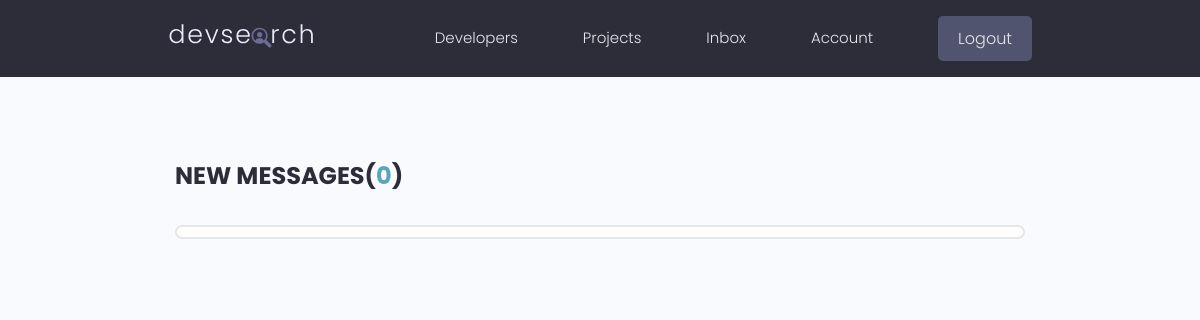
Before: /inbox/ (signed in) with the older database file.
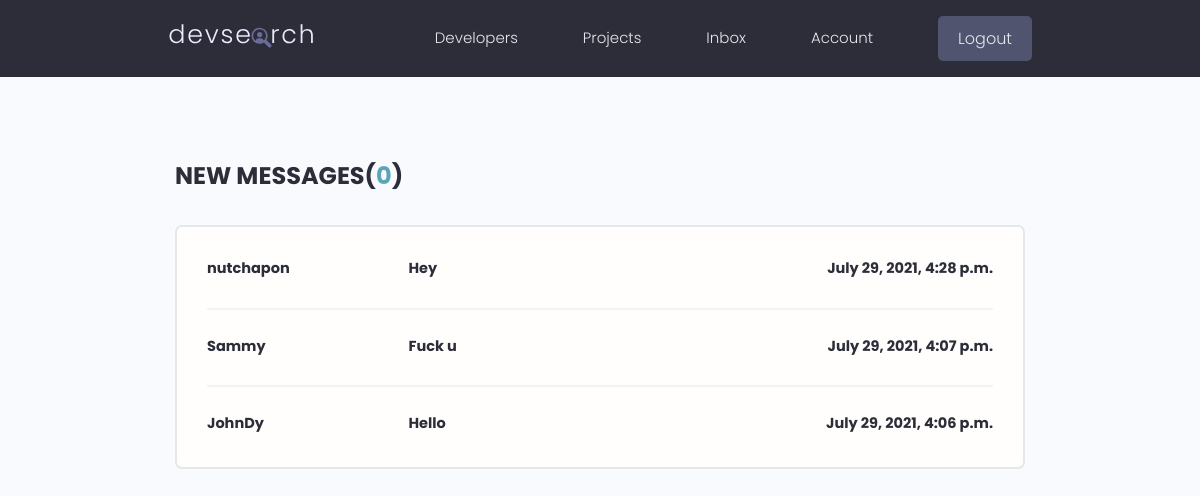
After: the same page with the newer database file.
### users/models.py (models this page shows, shortened)
class Message(models.Model):
    sender = models.ForeignKey(Profile, on_delete=models.SET_NULL, null=True, blank=True)
    recipient = models.ForeignKey(Profile, on_delete=models.SET_NULL, null=True, blank=True, related_name='messages')
    name = models.CharField(max_length=200, null=True, blank=True)
    email = models.EmailField(max_length=200, null=True, blank=True)
    subject = models.CharField(max_length=200, null=True, blank=True)
    body = models.TextField()
    is_read = models.BooleanField(default=False, null=True, blank=True)
    created = models.DateTimeField(auto_now_add=True)
    id = models.UUIDField(
        default=uuid.uuid4,
        unique=True,
        primary_key=True,
        editable=False
    )
    class Meta:
        ordering = ['is_read', '-created']

### users/views.py (the view)
# urls.py: path('inbox/', views.inbox, name='inbox'),
@login_required(login_url='login')
def inbox(request):
    profile = request.user.profile
    message_requests = profile.messages.all()
    unread_count = message_requests.filter(is_read=False).count()
    context = {
        'message_requests': message_requests,
        'unread_count': unread_count,
    }
    return render(request, 'users/inbox.html', context)

### users/templates/users/inbox.html
{% extends 'main.html' %} {% block content %}
<main class="inbox my-xl">
    <div class="content-box">
        <h3 class="inbox__title">
            New Messages(<span>{{ unread_count }}</span>)
        </h3>
        <ul class="messages">
            {% for message in message_requests %}
            <li class="message message--unread">
                <a href="{% url 'message' message.id %}">
                    <span class="message__author">{{ message.name }}</span>
                    <span class="message__subject">{{ message.subject }}</span>
                    <span class="message__date">{{ message.created }}</span>
                </a>
            </li>
            {% endfor %}
        </ul>
    </div>
</main>
{% endblock content %}

### templates/main.html (shortened to what this page needs)
<!DOCTYPE html>
{% load static %}
<html lang="en">
    <head>
        <link
            rel="stylesheet"
            href="https://cdn.iconmonstr.com/1.3.0/css/iconmonstr-iconic-font.min.css"
        />
        <link rel="stylesheet" href="{% static 'uikit/styles/uikit.css' %}" />
        <link rel="stylesheet" href="{% static 'styles/app.css' %}" />
    </head>
    <body>
        {% include 'navbar.html' %}  {% block content %} {% endblock content %}
    </body>
</html>

### templates/navbar.html (shortened to what this page needs)
{% load static %}
<header class="header">
    <div class="container container--narrow">
        <a href="{% url 'profiles' %}" class="header__logo">
            <img src="{% static 'images/logo.svg' %}" alt="DevSearch Logo" />
        </a>
        <nav class="header__nav">
            <ul class="header__menu">
                <li class="header__menuItem">
                    <a href="{% url 'profiles' %}">Developers</a>
                </li>
                <li class="header__menuItem">
                    <a href="{% url 'projects' %}">Projects</a>
                </li>
                {% if request.user.is_authenticated %}
                <li class="header__menuItem">
                    <a href="{% url 'inbox' %}">Inbox</a>
                </li>
                <li class="header__menuItem">
                    <a href="{% url 'account' %}">Account</a>
                </li>
                <li class="header__menuItem">
                    <a href="{% url 'logout' %}" class="btn btn--sub">Logout</a>
                </li>
                {% else %}
                <li class="header__menuItem">
                    <a href="{% url 'login' %}" class="btn btn--sub"
                        >Login/Sign Up</a
                    >
                </li>
                {% endif %}
            </ul>
        </nav>
    </div>
</header>

### static/styles/app.css (style rules this page uses)
:root { --color-sub: #2d2d39; }
.btn--sub { background-color: var(--color-sub-light); }
img { width: 100%; }
.content-box { width: 95%; max-width: 85rem; margin: 0 auto; }
.header { position: sticky; z-index: 111; background-color: var(--color-sub); padding: 1.5rem 0; }
.header > .container { display: flex; justify-content: space-between; align-items: center; }
.header__logo > img { height: 3.8rem; }
.header__nav > ul { display: inline-flex; align-items: center; list-style: none; gap: 6.5rem; }
.header__menuItem > a { color: var(--color-light); font-weight: 300; }
.inbox { height: 90vh; }
.inbox__title, .inbox__title span { font-size: 2.4rem; font-weight: 700; color: var(--color-sub); text-transform: uppercase; text-align: left; margin-bottom: 3rem; }
.inbox__title span { color: var(--color-main); }
.messages { list-style: none; background: var(--color-white); padding: 0.5rem 3rem; border: 2px solid var(--color-light); border-radius: 0.7rem; }
.message { padding: 2.5rem 0; }
.message > a span { font-size: 1.45rem; font-weight: 500; }
.message.message--unread a span { font-weight: 700; color: var(--color-sub); }
.message:not(:last-child) { border-bottom: 2px solid var(--color-white-light); }
.message > a { display: flex; gap: 1rem; }
.message__author, .message__date { flex-basis: 25%; }
.message__subject { flex-basis: 50%; }
.message__date { text-align: right; }

### static/uikit/styles/modules/_variables.css (style rules this page uses)
:root { --color-main: #5aa5b9; --color-main-light: #e6faff; --color-sub: #3f4156; --color-sub-light: #51546e; --color-sub-lighter: #ededfd; --color-text: #737373; --color-gray: #8b8b8b; --color-light: #e5e7eb; --color-light-gray: #767676; --color-bg: #f8fafd; --color-white: #fffefd; --color-white-light: #f3f3f3; --color-success: #359e64; --color-success-bg: #def8e8; --color-error: #fc4b0b; --color-error-bg: #fff2ee; --font-base: 'Poppins', arial, helvetica, 'Segoe UI', roboto, ubuntu, sans-serif; --font-monospace: 'Fira Code', 'Courier New', courier, monospace; --font-regular: 300; --font-medium: 500; --font-bold: 700; --generic-shadow: 1px 1px 5px #00000010; --generic-transition: all 0.3s ease-in-out; }

### static/uikit/styles/modules/_base.css (style rules this page uses)
* { margin: 0; padding: 0; box-sizing: border-box; text-rendering: optimizeLegibility; color: inherit; font-size: inherit; }
html { font-size: 50%; }
@media only screen and (min-width: 480px) { html { font-size: 56.25%; } }
@media only screen and (min-width: 1200px) { html { font-size: 62.5%; } }
body { line-height: 1.6; font-weight: 400; font-size: 1.5rem; color: var(--color-text); background-color: var(--color-bg); min-height: 100vh; }

### static/uikit/styles/modules/_typography.css (style rules this page uses)
* { font-family: var(--font-base); }
h3 { font-size: 3.2rem; font-weight: var(--font-medium); }
p, span, strong { font-size: 1.6rem; color: var(--color-text); font-weight: var(--font-regular); }
a { padding-bottom: 2px; text-decoration: none; display: inline-block; color: var(--color-main); font-weight: var(--font-medium); }

### static/uikit/styles/modules/_utilities.css (style rules this page uses)
.container { width: 92%; max-width: 165rem; margin: 0 auto; box-sizing: border-box; }
.container--narrow { width: 92%; max-width: 120rem; }
@media screen and (min-width: 1000px) { .container { width: 90%; } }
@media screen and (min-width: 1000px) { .container--narrow { width: 85%; } }
@media screen and (min-width: 1200px) { .container { width: 80%; } }
@media screen and (min-width: 1200px) { .container--narrow { width: 72%; } }
.my-xl { margin: 8rem auto; }

### static/uikit/styles/modules/_button.css (style rules this page uses)
.btn { display: inline-block; position: relative; cursor: pointer; background-color: var(--color-light); font-weight: var(--font-medium); color: var(--color-sub); text-decoration: none; padding: 1rem 2rem; border-radius: 0.5rem; border: none; width: -webkit-fit-content; width: -moz-fit-content; width: fit-content; height: -webkit-fit-content; height: -moz-fit-content; height: fit-content; font-size: 1.6rem; outline-width: 0; outline-color: transparent; -webkit-backface-visibility: hidden; backface-visibility: hidden; transition: all 0.3s ease-in-out; }
.btn--sub { background-color: var(--color-sub); color: var(--color-white); }

Changed rows visible on the page:
added Message: name "nutchapon", subject "Hey", created "July 29, 2021, 4:28 p.m."
added Message: name "Sammy", subject "Fuck u", created "July 29, 2021, 4:07 p.m."
added Message: name "JohnDy", subject "Hello", created "July 29, 2021, 4:06 p.m."
